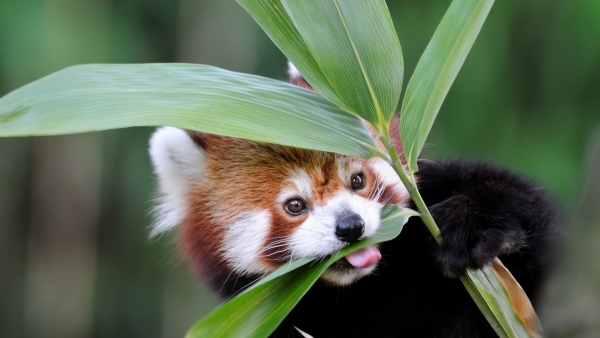
//> input picture LoadModifySaveImage/charming-catsized-fluffy-critters.jpg, 600 x 338 px, given in place of the camera
$ ./main   (built with g++ and OpenCV 4)
//> lines starting //> are read from the running program, lines starting //| are printed output that depends on the picture
#include <iostream>

#include <opencv2/imgproc/imgproc.hpp>
#include <opencv2/highgui/highgui.hpp>

using namespace std;
using namespace cv;

int main()
{
    cout << "OpenCV version: " << CV_MAJOR_VERSION << "." << CV_MINOR_VERSION << endl;

    VideoCapture capture(0);

    if (!capture.isOpened()) {
        return -1;
    }

    Mat frame, edges;

    namedWindow("edges", 1);

    while(1) {
        capture >> frame;
//> frame is the input picture: 338 rows x 600 cols, CV_8UC3; mean B, G, R 82.1, 104.5, 91.3

        cvtColor(frame, edges, COLOR_BGR2GRAY);
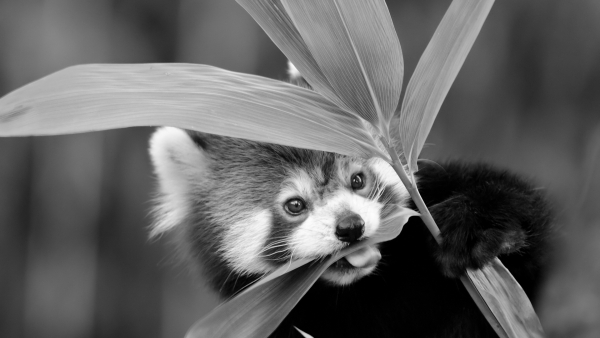
//> edges: 338 rows x 600 cols, CV_8UC1; min 0, max 253, mean 98
        GaussianBlur(edges, edges, Size(7,7), 1.5, 1.5);
        Canny(edges, edges, 0, 30, 3);
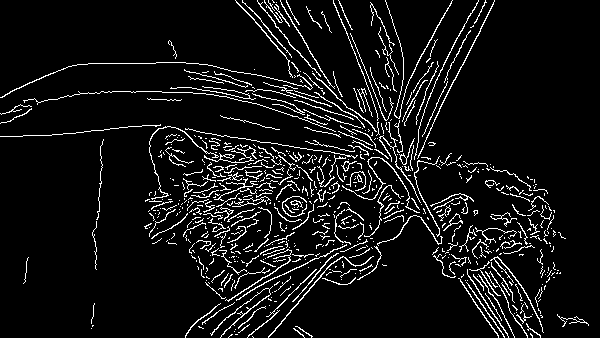
//> edges: 338 rows x 600 cols, CV_8UC1; 7.5% white in thin lines or dots

        imshow("edges", edges);

        switch (waitKey(30)) {
//> the 'q' key is pressed
            case 'q':
                return 0;
//> (the program exits here)
